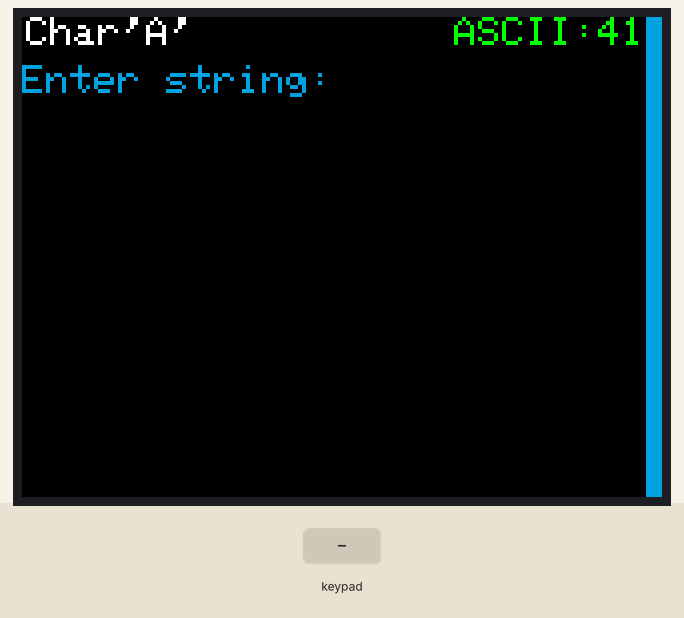
Recording of a sketch running on a simulated ESP32. Parts: 320×240 colour display. The inputs (shaded band) are chosen by the test bench. What the sketch prints to the serial monitor is not drawn.

Above: at 1.4 s.
1.5 s: keypad keys 2 7 2 6 3 3 3 2 # pressed 0.4 s apart
At 5.3 s:
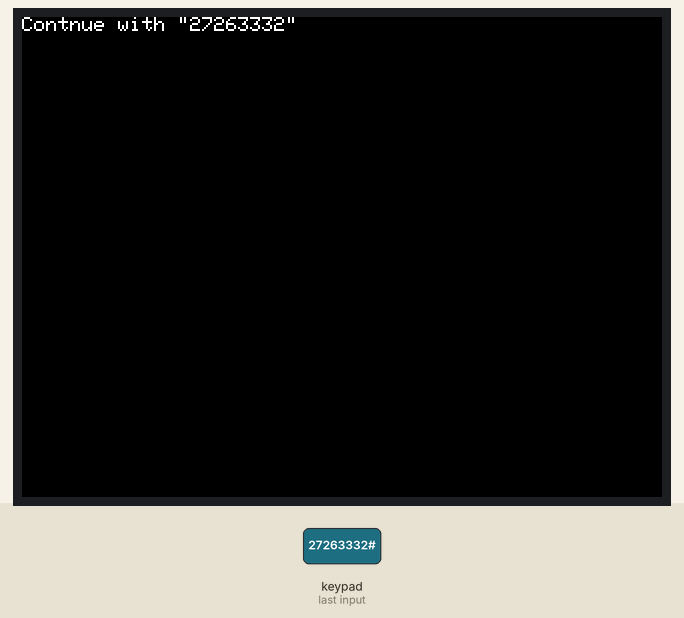
8.1 s: key 'C' pressed
At 8.9 s:
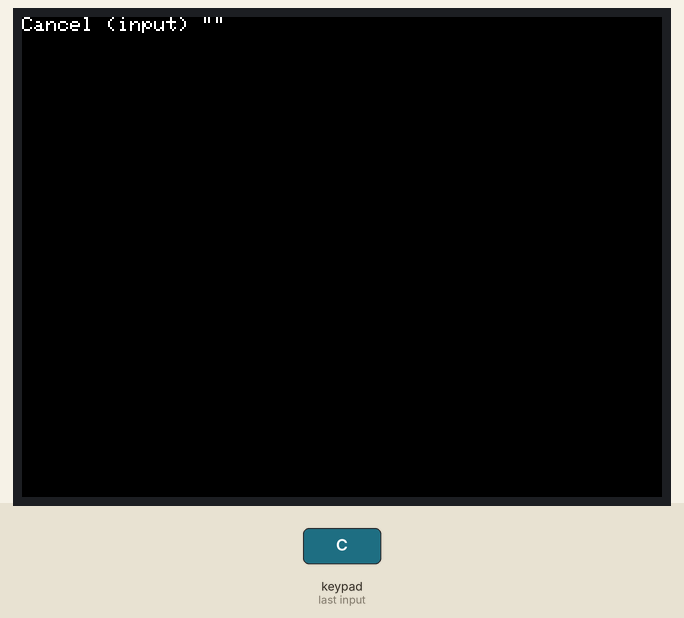
11.1 s: key '.' pressed
At 12.1 s:
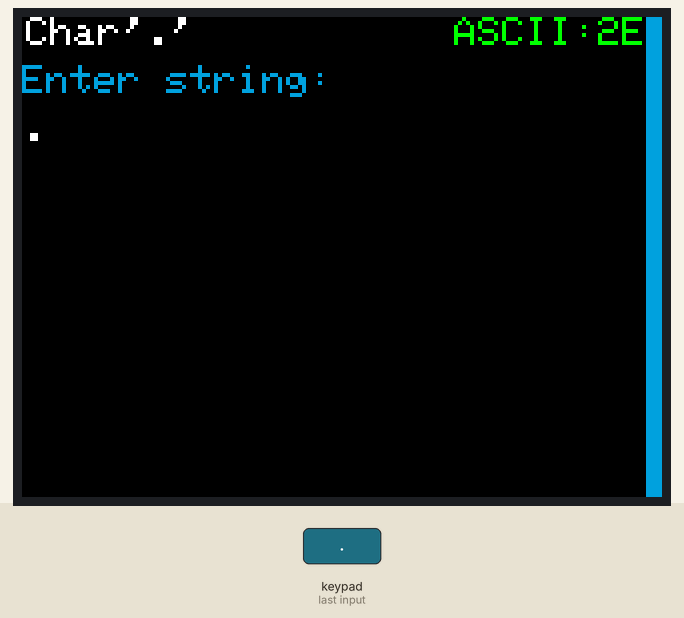
12.6 s: keypad keys 2 7 2 6 3 3 3 2 D pressed 0.4 s apart
At 16.8 s:
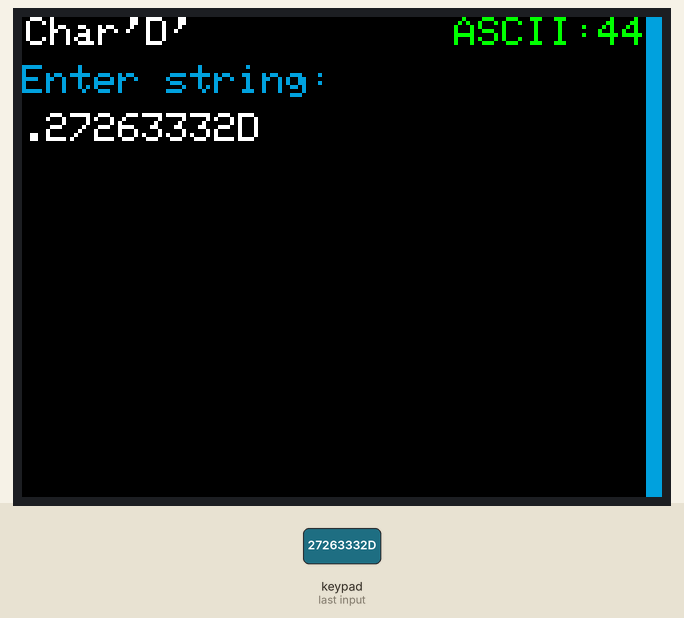
17.7 s: key '#' pressed
At 18.8 s:
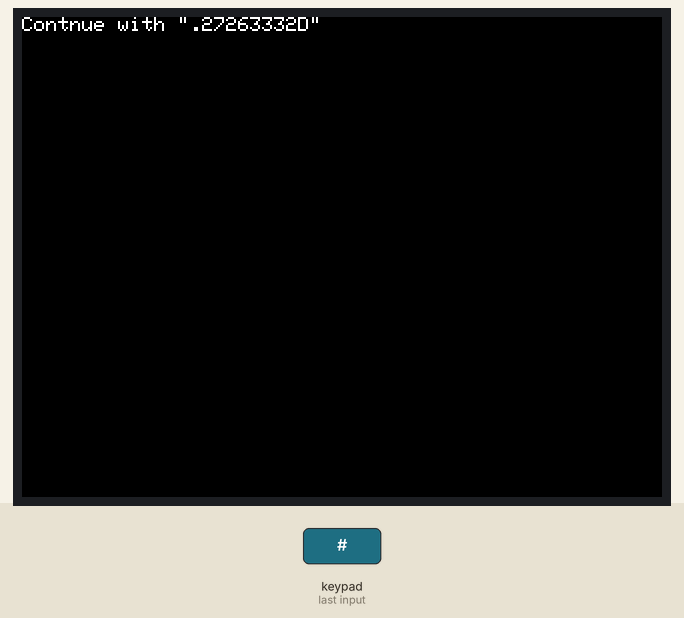
20.7 s: keypad keys 1 6 1 7 5 2 2 D pressed 0.4 s apart
At 24.1 s:
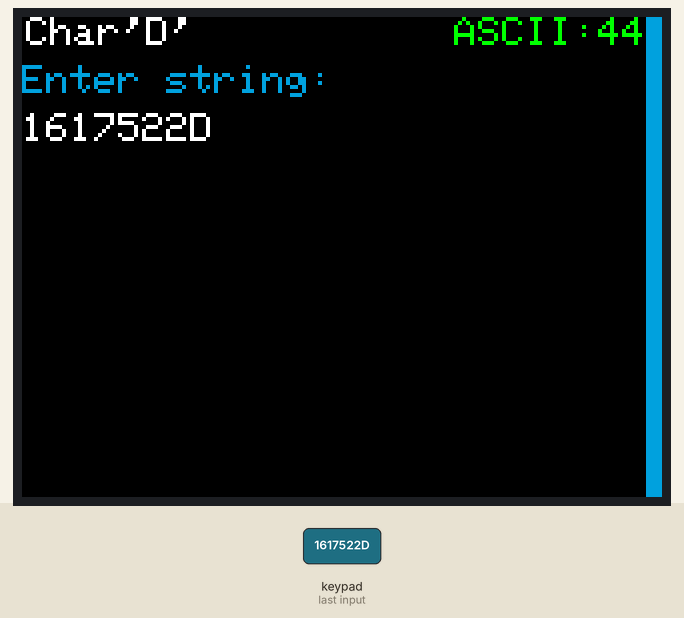
Timing chart, 0 to 25.6 s (numbered marks = the images above; inputs shaded):
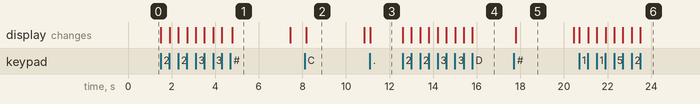

The sketch:

ESP32_ILI9341_keypad.ino
```cpp
// (licence header left out)
#include <TFT_eSPI.h> // Hardware-specific library
#include <SPI.h>

TFT_eSPI tft = TFT_eSPI();       // Invoke custom library
TFT_eSprite mvng_bc = TFT_eSprite(&tft);

#include <Keypad.h>
#define ROW_NUM     4
#define COLUMN_NUM  4

char p_k[ROW_NUM][COLUMN_NUM] = {
  {'1', '2', '3', '.'},
  {'4', '5', '6', 'B'},
  {'7', '8', '9', 'C'},
  {'*', '0', '#', 'D'}
};

uint16_t c;
String keyboard_input;
int curr_key;
const uint16_t current_inact_clr = 0x051b;
bool finish_input;
bool act;

byte pin_rows[ROW_NUM]      = {27, 26, 33, 32};
byte pin_column[COLUMN_NUM] = {16, 17, 5, 22};
Keypad keypad = Keypad( makeKeymap(p_k), pin_rows, pin_column, ROW_NUM, COLUMN_NUM );

void disp_centered_text(String text, int h) {
  if (text.length() < 27)
    tft.drawCentreString(text, 160, h, 1);
  else{
    tft.setCursor(0, h);
    tft.println(text);
  }
}

void set_stuff_for_input(String blue_inscr) {
  curr_key = 65;
  tft.fillScreen(0x0000);
  tft.setTextSize(2);
  tft.setTextColor(0xffff);
  tft.setCursor(2, 0);
  tft.print("Char'");
  tft.setCursor(74, 0);
  tft.print("'");
  disp();
  tft.setCursor(0, 24);
  tft.setTextSize(2);
  tft.setTextColor(current_inact_clr);
  tft.print(blue_inscr);
  tft.fillRect(312, 0, 8, 240, current_inact_clr);
  tft.setTextColor(0x07e0);
  tft.setCursor(216, 0);
  tft.print("ASCII:");
}

void change_char() {
  if (keyboard_input.length() > 0)
    curr_key = keyboard_input.charAt(keyboard_input.length() - 1);
}

void disp() {
  tft.setTextSize(2);
  tft.setTextColor(0xffff);
  tft.fillRect(62, 0, 10, 16, 0x0000);
  tft.setCursor(62, 0);
  tft.print(char(curr_key));
  tft.fillRect(288, 0, 22, 14, 0x0000);
  tft.setCursor(288, 0);
  String hexstr;
  if (curr_key < 16)
    hexstr += 0;
  hexstr += String(curr_key, HEX);
  hexstr.toUpperCase();
  tft.setTextColor(0x07e0);
  tft.print(hexstr);
  tft.setTextColor(0xffff);
  tft.setTextSize(2);
  tft.setCursor(0, 48);
  tft.print(keyboard_input);
}

void disp_stars() {
  tft.setTextSize(2);
  tft.setTextColor(0xffff);
  tft.fillRect(62, 0, 10, 16, 0x0000);
  tft.setCursor(62, 0);
  tft.print(char(curr_key));
  tft.fillRect(288, 0, 22, 14, 0x0000);
  tft.setCursor(288, 0);
  String hexstr;
  if (curr_key < 16)
    hexstr += 0;
  hexstr += String(curr_key, HEX);
  hexstr.toUpperCase();
  tft.setTextColor(0x07e0);
  tft.print(hexstr);
  int plnt = keyboard_input.length();
  String stars = "";
  for (int i = 0; i < plnt; i++) {
    stars += "*";
  }
  tft.setTextColor(0xffff);
  tft.setTextSize(2);
  tft.setCursor(0, 48);
  tft.print(stars);
}

void encdr_and_keyb_input() {
  finish_input = false;
  while (finish_input == false) {

   char key = keypad.getKey();
    if (key) {

    if (key == '*') {
      if (keyboard_input.length() > 0)
        keyboard_input.remove(keyboard_input.length() - 1, 1);
      tft.fillRect(0, 48, 312, 192, 0x0000);
      //Serial.println(keyboard_input);
      change_char();
      disp();
    }

    else if (key == 'C'){
      act = false;
      finish_input = true;
    }

    else if (key == '#'){
      finish_input = true;
    }

    else{
      keyboard_input += char(key);
        change_char();
        disp();
    }

   }
    delayMicroseconds(400);
  }
}

void star_encdr_and_keyb_input() {
  finish_input = false;
  while (finish_input == false) {

   char key = keypad.getKey();
    if (key) {

    if (key == '*') {
      if (keyboard_input.length() > 0)
        keyboard_input.remove(keyboard_input.length() - 1, 1);
      //Serial.println(keyboard_input);
      tft.fillRect(0, 48, 312, 192, 0x0000);
      //Serial.println(keyboard_input);
      change_char();
      disp_stars();
    }

    else if (key == '#'){
      finish_input = true;
    }

    else{
      keyboard_input += char(key);
        change_char();
        disp_stars();
    }

   }
    delayMicroseconds(400);
  }
}

void setup() {
  tft.begin();
  tft.fillScreen(0x0000);
  tft.setRotation(1);
}

void loop() {
  act = true;
  //clear_variables();
  keyboard_input = "";
  tft.fillScreen(0x0000);
  tft.setTextColor(0xffff);
  tft.setCursor(0, 20);
  tft.setTextSize(1);
  set_stuff_for_input("Enter string:");
  encdr_and_keyb_input();
  //star_encdr_and_keyb_input();
  if (act == true) {
    Serial.println("Continue");
    Serial.println(keyboard_input);
    tft.fillScreen(0x0000);
    tft.setTextColor(0xffff);
    tft.setCursor(0, 0);
    tft.setTextSize(1);
    tft.print("Contnue with \"");
    tft.print(keyboard_input);
    tft.print("\"");
    delay(2500);
  }
  else{
    Serial.println("Cancel");
    Serial.println(keyboard_input);
    tft.fillScreen(0x0000);
    tft.setTextColor(0xffff);
    tft.setCursor(0, 0);
    tft.setTextSize(1);
    tft.print("Cancel (input) \"");
    tft.print(keyboard_input);
    tft.print("\"");
    delay(2500);
  }
}
```

Measured:
- after the input at 1.5 s, the display: first changes at once (image 1 shows a later state)
- after the input at 8.1 s, the display: changes after 0.08 s (image 2)
- after the input at 11.1 s, the display: changes at once (image 3)
- after the input at 12.6 s, the display: first changes at once (image 4 shows a later state)
- after the input at 17.7 s, the display: changes after 0.08 s (image 5)
- after the input at 20.7 s, the display: first changes at once (image 6 shows a later state)
- what the display in image 1 shows lasts 2.6 s, from 4.8 s to 7.4 s
